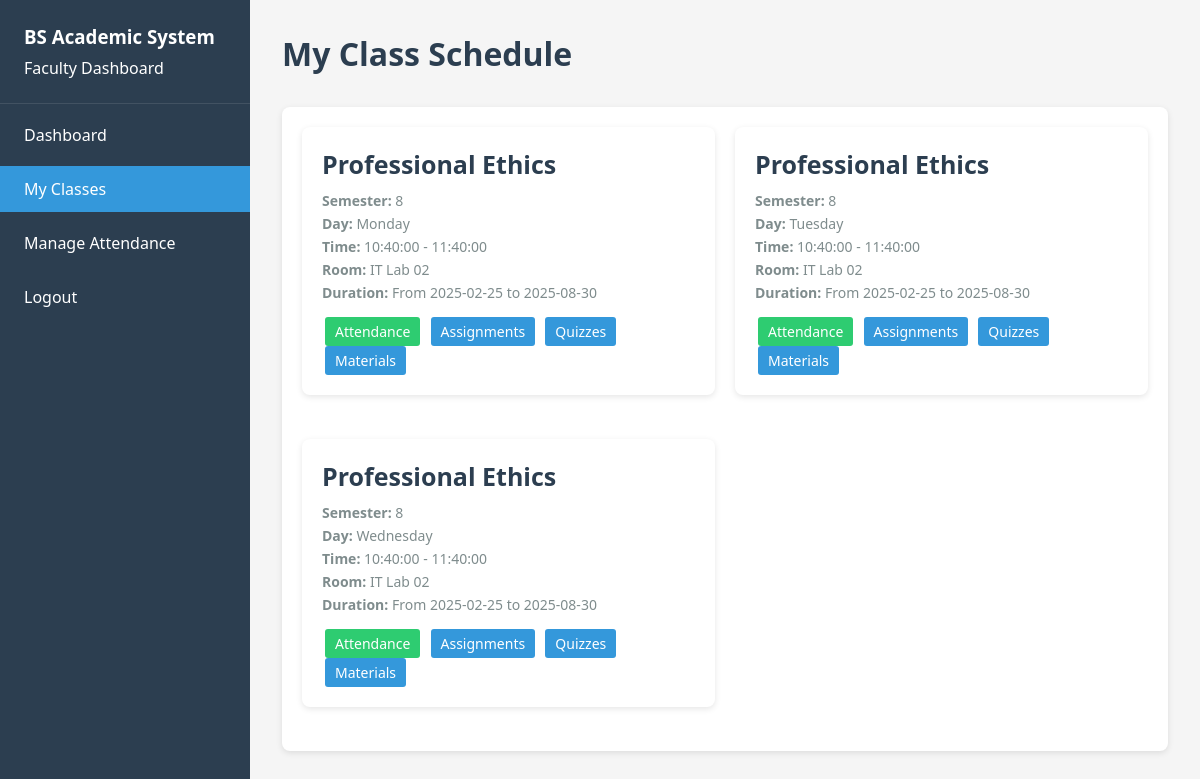
The page /faculty/my_classes.php (signed in) on the database its author committed.
### tables this page shows
CREATE TABLE `class_schedule` (
  `schedule_id` int(11) NOT NULL,
  `subject_id` int(11) NOT NULL,
  `faculty_id` int(11) NOT NULL,
  `classroom_id` int(11) NOT NULL,
  `semester_id` int(11) NOT NULL,
  `day_of_week` enum('Monday','Tuesday','Wednesday','Thursday','Friday','Saturday','Sunday') NOT NULL,
  `start_time` time NOT NULL,
  `end_time` time NOT NULL,
  `start_date` date NOT NULL,
  `end_date` date NOT NULL
);

CREATE TABLE `subjects` (
  `subject_id` int(11) NOT NULL,
  `subject_code` varchar(20) NOT NULL,
  `subject_name` varchar(100) NOT NULL,
  `credit_hours` int(11) NOT NULL,
  `description` text DEFAULT NULL,
  `department` varchar(50) DEFAULT NULL
);

CREATE TABLE `semesters` (
  `semester_id` int(11) NOT NULL,
  `semester_number` int(11) DEFAULT NULL CHECK (`semester_number` between 1 and 8),
  `academic_year` varchar(20) NOT NULL,
  `start_date` date NOT NULL,
  `end_date` date NOT NULL
);

CREATE TABLE `classrooms` (
  `classroom_id` int(11) NOT NULL,
  `room_number` varchar(20) NOT NULL,
  `building` varchar(50) NOT NULL,
  `capacity` int(11) NOT NULL,
  `description` text DEFAULT NULL
);

### faculty/my_classes.php (the view, shortened to what this page needs)
<?php
include '../includes/db.php';
$faculty_id = $_SESSION['user_id'];
$schedule_sql = "SELECT
                    cs.schedule_id,
                    s.subject_name,
                    sem.semester_number,
                    cs.day_of_week,
                    cs.start_time,
                    cs.end_time,
                    cs.start_date,
                    cs.end_date,
                    cr.room_number
                FROM class_schedule cs
                JOIN subjects s ON cs.subject_id = s.subject_id
                JOIN semesters sem ON cs.semester_id = sem.semester_id
                JOIN classrooms cr ON cs.classroom_id = cr.classroom_id
                WHERE cs.faculty_id = ?
                ORDER BY sem.semester_number, cs.day_of_week, cs.start_time";
$stmt = $conn->prepare($schedule_sql);
$stmt->bind_param("i", $faculty_id);
$stmt->execute();
$schedules = $stmt->get_result();
?>
<!DOCTYPE html>
<html lang="en">
<head>
    <link rel="stylesheet" href="../assets/css/dashboard.css" />
</head>
<body>
<div class="dashboard">
    <?php include 'sidebar.php'; ?>
    <div class="main-content">
        <div class="header">
            <h2>My Class Schedule</h2>
        </div>
        <div class="card">
            <?php if ($schedules->num_rows > 0): ?>
                <div class="classes-grid">
                    <?php while ($class = $schedules->fetch_assoc()): ?>
                        <div class="class-card">
                            <h3 class="class-title"><?= htmlspecialchars($class['subject_name']) ?></h3>
                            <div class="class-meta">
                                <p><strong>Semester:</strong> <?= htmlspecialchars($class['semester_number']) ?></p>
                                <p><strong>Day:</strong> <?= htmlspecialchars($class['day_of_week']) ?></p>
                                <p><strong>Time:</strong> <?= htmlspecialchars($class['start_time']) ?> - <?= htmlspecialchars($class['end_time']) ?></p>
                                <p><strong>Room:</strong> <?= htmlspecialchars($class['room_number']) ?></p>
                                <p><strong>Duration:</strong> From <?= htmlspecialchars($class['start_date']) ?> to <?= htmlspecialchars($class['end_date']) ?></p>
                            </div>
                            <div class="class-actions">
                                <a href="mark_attendance.php?schedule=<?= (int)$class['schedule_id'] ?>" class="action-btn btn-assign">Attendance</a>
                                <a href="upload_assignment.php?schedule=<?= (int)$class['schedule_id'] ?>" class="action-btn btn-edit">Assignments</a>
                                <a href="quizzes.php?schedule=<?= (int)$class['schedule_id'] ?>" class="action-btn btn-edit">Quizzes</a>
                                <a href="upload_material.php?schedule=<?= (int)$class['schedule_id'] ?>" class="action-btn btn-edit">Materials</a>
                            </div>
                        </div>
                    <?php endwhile; ?>
                </div>
            <?php else: ?>
                <p>You are not assigned to any class schedules yet.</p>
            <?php endif; ?>
        </div>
    </div>
</div>
</body>
</html>

### faculty/sidebar.php (shortened to what this page needs)
<!DOCTYPE html>
<html lang="en">
<head>
    <link rel="stylesheet" href="../assets/css/sidebar.css">
</head>
<body>
        <div class="sidebar">
            <div class="sidebar-header">
                <h3>BS Academic System</h3>
                <p>Faculty Dashboard</p>
            </div>
            <ul class="sidebar-menu">
                <li><a href="dashboard.php" class="<?php echo basename($_SERVER['PHP_SELF']) == 'dashboard.php' ? 'active' : ''; ?>">Dashboard</a></li>
                <li><a href="my_classes.php" class="<?php echo basename($_SERVER['PHP_SELF']) == 'my_classes.php' ? 'active' : ''; ?>">My Classes</a></li>
                <li><a href="mark_attendance.php" class="<?php echo basename($_SERVER['PHP_SELF']) == 'mark_attendance.php' ? 'active' : ''; ?>">Manage Attendance</a></li>
                <li><a href="logout.php">Logout</a></li>
            </ul>
        </div>
</html>

### assets/css/dashboard.css (style rules this page uses)
* { margin: 0; padding: 0; box-sizing: border-box; font-family: 'Segoe UI', Tahoma, Geneva, Verdana, sans-serif; }
html, body { height: 100%; background: #f5f5f5; }
.sidebar { width: 250px; height: 100vh; position: fixed; top: 0; left: 0; background: #2c3e50; color: white; padding: 1.5rem 0; overflow-y: auto; }
.sidebar-header { padding: 0 1.5rem 1.5rem; border-bottom: 1px solid rgba(255, 255, 255, 0.1); }
.sidebar-header h3 { margin-bottom: 0.5rem; }
.sidebar-menu { list-style: none; padding: 0; }
.sidebar-menu li { margin: 0.5rem 0; }
.sidebar-menu a { display: block; padding: 0.75rem 1.5rem; color: white; text-decoration: none; transition: background 0.3s; }
.sidebar-menu a.active { background: #3498db; }
body { padding-left: 250px; }
.dashboard { display: flex; min-height: 100vh; }
.main-content { flex: 1; padding: 2rem; }
.header, .faculty-header { margin-bottom: 2rem; }
.header h2 { display: flex; align-items: flex-start; font-size: 2rem; color: #2c3e50; margin-bottom: 0.3rem; }
.action-btn { background: #3498db; padding: 5px 10px; margin: 0 3px; border: none; border-radius: 3px; cursor: pointer; text-decoration: none; display: inline-block; font-size: 14px; }
.btn-edit { background: #3498db; color: white; }
.btn-status, .btn-assign { background: #2ecc71; color: white; }
.card h3 { font-size: 25px; color: #2c3e50; }
.card, .stat-card, .management-section, .subject-section, .form-section, .class-card { background: white; border-radius: 8px; padding: 20px; box-shadow: 0 2px 6px rgba(0,0,0,0.1); margin-bottom: 24px; transition: transform 0.3s ease; }
.classes-grid { display: grid; grid-template-columns: repeat(auto-fill, minmax(300px, 1fr)); gap: 20px; }
.class-title { font-size: 18px; margin-bottom: 10px; color: #2c3e50; }
.class-meta p { color: #7f8c8d; font-size: 14px; margin: 4px 0; }
.class-actions { margin-top: 15px; }
h2 { text-align: center; margin-bottom: 1.5rem; color: #2c3e50; }
.class-card { background: white; border-radius: 8px; padding: 20px; box-shadow: 0 2px 6px rgba(0,0,0,0.1); transition: transform 0.3s; }

### assets/css/sidebar.css (style rules this page uses)
* { margin: 0; padding: 0; box-sizing: border-box; font-family: 'Segoe UI', Tahoma, Geneva, Verdana, sans-serif; }
.sidebar { width: 250px; background: #2c3e50; color: white; padding: 1.5rem 0; min-height: 100vh; }
.sidebar-header { padding: 0 1.5rem 1.5rem; border-bottom: 1px solid rgba(255, 255, 255, 0.1); }
.sidebar-header h3 { margin-bottom: 0.5rem; }
.sidebar-menu { list-style: none; padding: 0; }
.sidebar-menu li { margin: 0.5rem 0; }
.sidebar-menu a { display: block; padding: 0.75rem 1.5rem; color: white; text-decoration: none; transition: background 0.3s; }
.sidebar-menu a.active { background: #3498db; }

### rows shown on the page
class_schedule: subject.subject_name "Professional Ethics", semester.semester_number "8", day_of_week "Monday", start_time "10:40:00", end_time "11:40:00", classroom.room_number "IT Lab 02", start_date "2025-02-25", end_date "2025-08-30"
class_schedule: subject.subject_name "Professional Ethics", semester.semester_number "8", day_of_week "Tuesday", start_time "10:40:00", end_time "11:40:00", classroom.room_number "IT Lab 02", start_date "2025-02-25", end_date "2025-08-30"
class_schedule: subject.subject_name "Professional Ethics", semester.semester_number "8", day_of_week "Wednesday", start_time "10:40:00", end_time "11:40:00", classroom.room_number "IT Lab 02", start_date "2025-02-25", end_date "2025-08-30"
